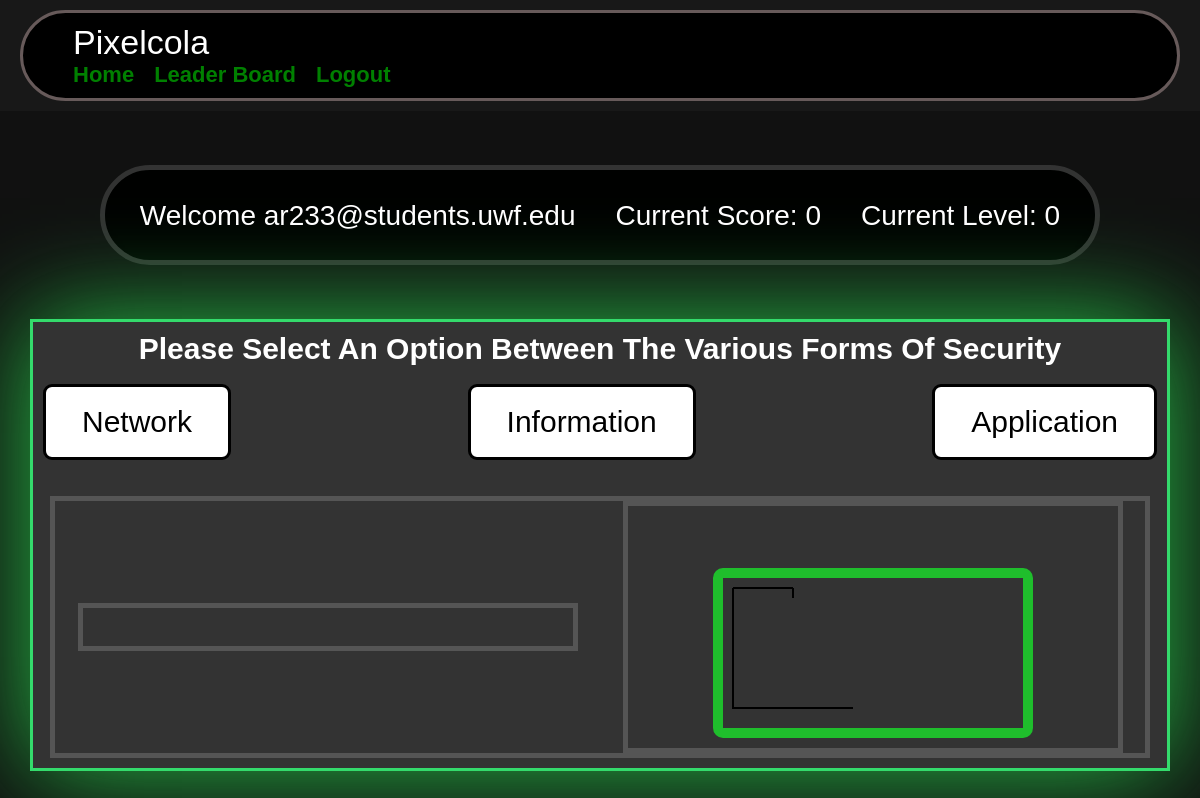
Before: /gameV3 (signed in) with the older database file.
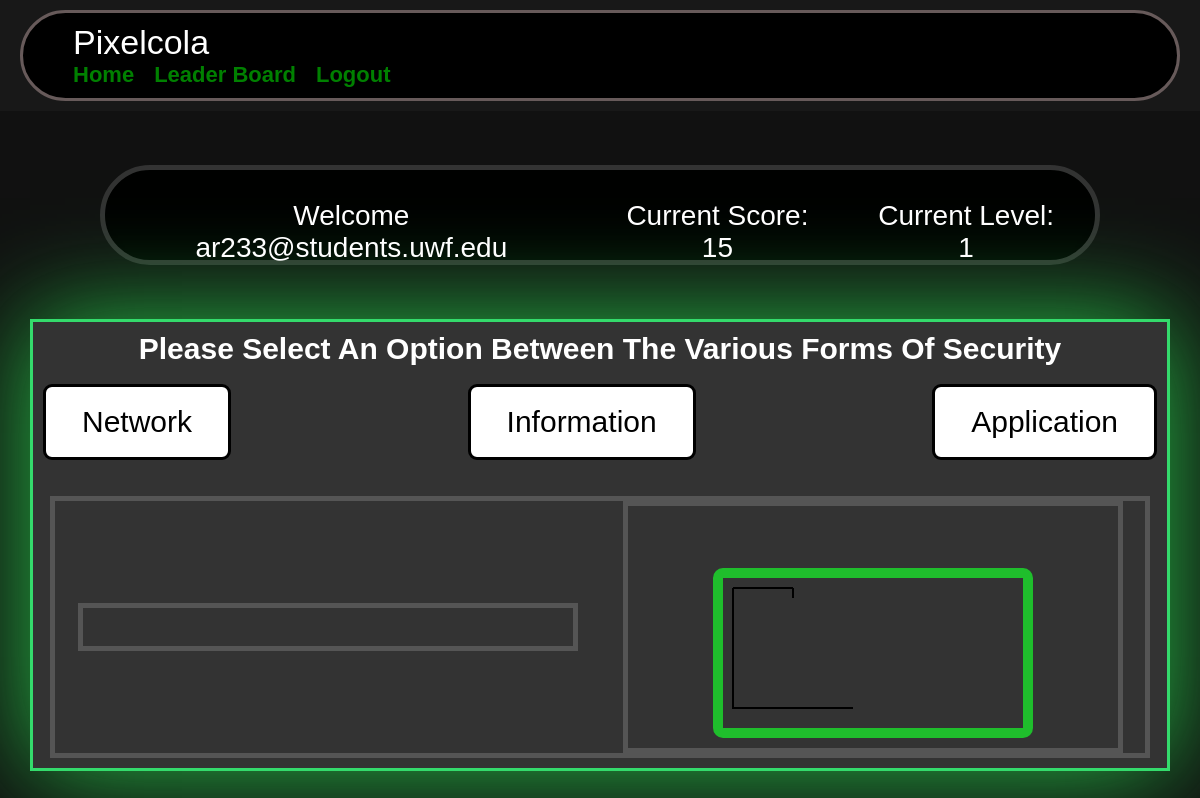
After: the same page with the newer database file.
### website/models.py (models this page shows)
class User(db.Model, UserMixin):
    id = db.Column(db.Integer, primary_key=True)
    email = db.Column(db.String(150), unique=True)
    password = db.Column(db.String(150))
    first_name = db.Column(db.String(150))
    level = db.Column(db.Integer())
    score= db.Column(db.Integer())
    user_id = db.Column(db.Integer, db.ForeignKey('user.id'))

### website/auth.py (the view)
@auth.route('/gameV3', methods=['GET', 'POST'])
@login_required
def gameV3():
    return render_template("gamev3.html", user=current_user)

### website/__init__.py (called while the page is built)
def create_app():
    app = Flask(__name__)
    app.config['SECRET_KEY'] = 'hjshjhdjah kjshkjdhjs'
    app.config['SQLALCHEMY_DATABASE_URI'] = f'sqlite:///{DB_NAME}'
    db.init_app(app)
    from .auth import auth
    app.register_blueprint(auth, url_prefix='/')
    from .models import User
    with app.app_context():
        db.drop_all()
        db.create_all()
    login_manager = LoginManager()
    login_manager.login_view = 'auth.login'
    login_manager.init_app(app)
    @login_manager.user_loader
    def load_user(id):
        return User.query.get(int(id))
    return app

### website/templates/gamev3.html (shortened to what this page needs)
<head>
    <link rel="stylesheet" href="../static/gameStyles.css">
  </head>
  <nav class="navBar">
    <div class="container6">
      <a class="navBar-brand" href="#">Pixelcola</a>
      <div class="navBar-menu">
        <ul class="navBar-nav">
          {% if user.is_authenticated %}
            <li class="nav-Item">
              <a class="nav-Link" href="/">Home</a>
            </li>
            <li class="nav-Item">
              <a class="nav-Link" href="/leaderBoard">Leader Board</a>
            </li>
            <li class="nav-Item">
              <a class="nav-Link" href="/logout">Logout</a>
            </li>
          {% endif %}
        </ul>
      </div>
    </div>
  </nav>
<div class="banner" id="banner">
<p> Welcome {{ user.email }}</p>
<p>Current Score: <span id="current-score">{{ user.score }}</span></p>
<p> Current Level: <span class="level" id="current-level">{{ user.level }}</span> </p>
</div>
{% if user.level <= 2 %}
<div class="game3section">
  <div class="container">
    <div class="optionsContainer" id="options-container"></div>
    <br />
    <br />
    <div class="HangmanSide">
     <div class="HangmanLeftSide">
    <br />
    </div>
    <div class="HangmanRightSide">
    <canvas id="canvas"></canvas>
    </div>
    </div>
  </div>
</div>
{% endif %}
</body>
</html>

Changed rows visible on the page:
changed User "ar233@students.uwf.edu": score "0" → "15"; level "0" → "1"
